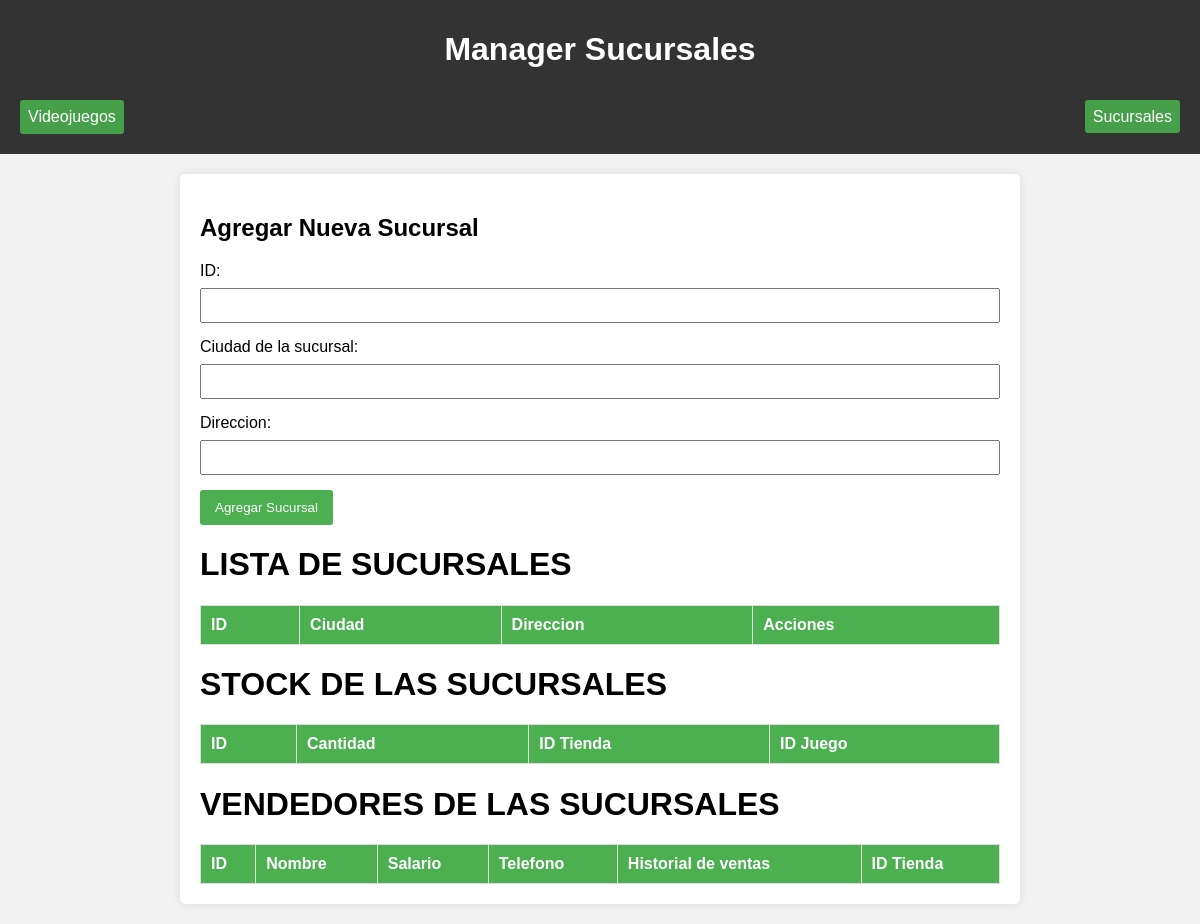
The page /sucursales.php on the database as committed earlier.
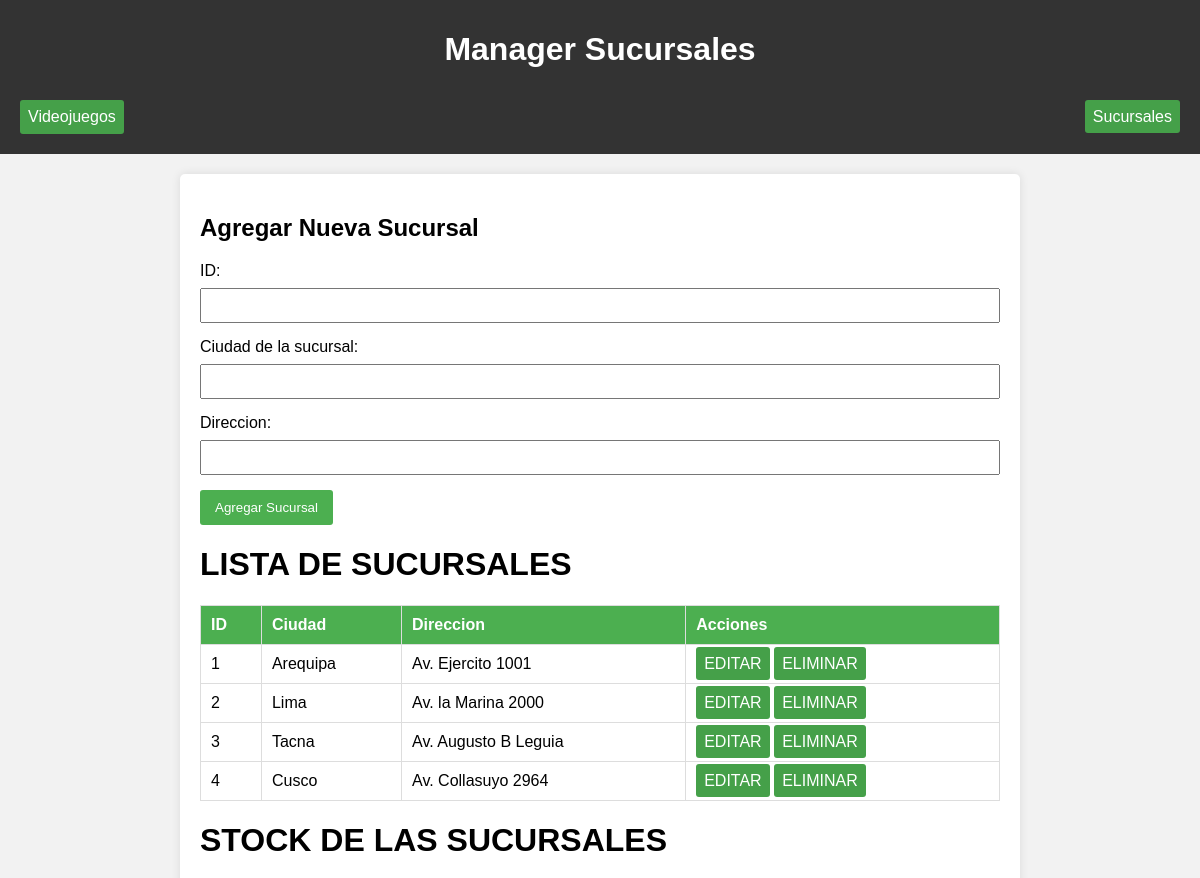
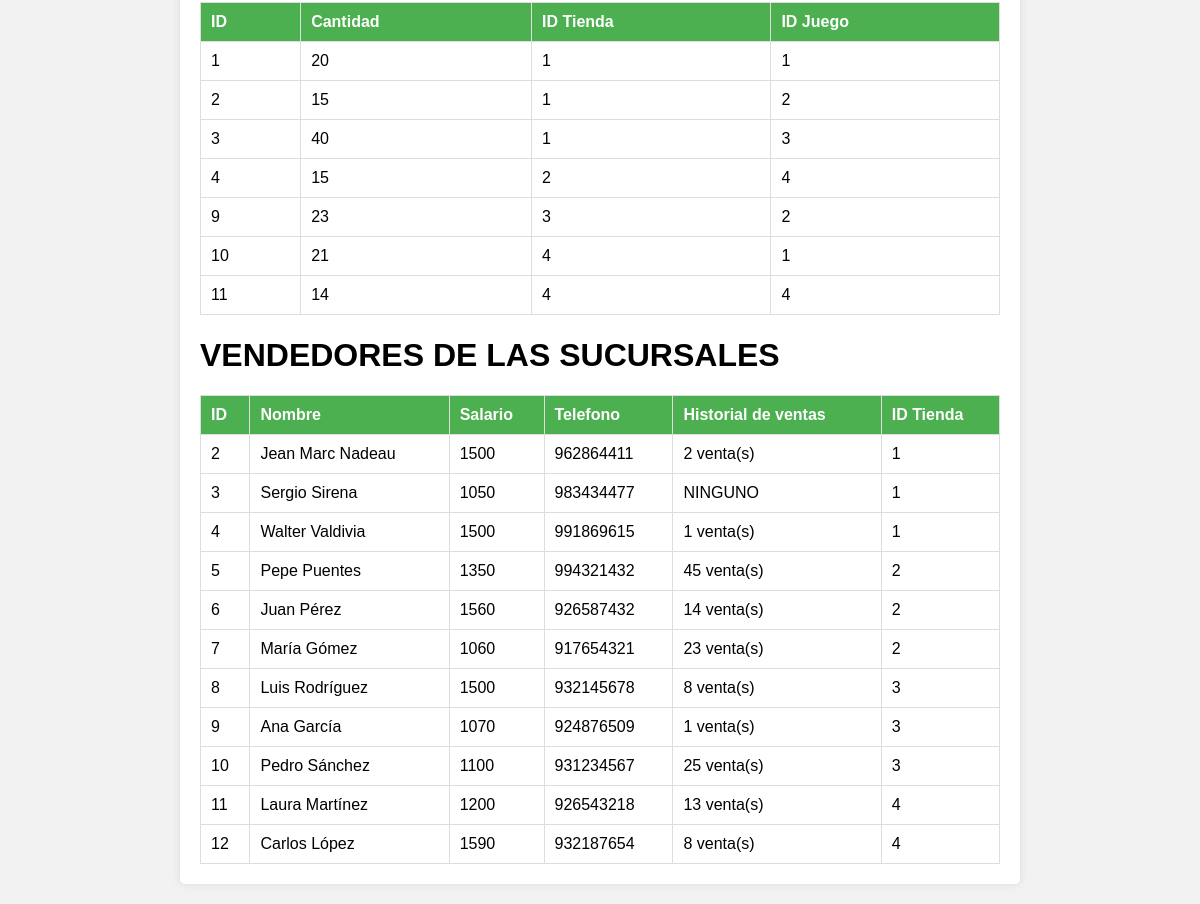
The same page on the database as committed later (2 pictures, top to bottom).
### tables this page shows
CREATE TABLE `tienda` (
  `id` int(11) NOT NULL,
  `ciudad` varchar(255) NOT NULL,
  `direccion` varchar(255) NOT NULL
);

CREATE TABLE `stock` (
  `id` int(11) NOT NULL,
  `cantidad` varchar(255) NOT NULL,
  `id_tienda` int(11) NOT NULL,
  `id_juego` int(11) NOT NULL
);

CREATE TABLE `vendedor` (
  `id_trabajador` int(11) NOT NULL,
  `historial_ventas` varchar(255) NOT NULL,
  `id_tienda` int(11) NOT NULL
);

CREATE TABLE `trabajador` (
  `id` int(11) NOT NULL,
  `nombre` varchar(255) NOT NULL,
  `salario` int(11) NOT NULL,
  `telefono` int(11) NOT NULL
);

### sucursales.php (the view, shortened to what this page needs)
<!DOCTYPE html>
<html lang="en">
<head>
</head>
<body>
    <header>
        <h1>Manager Sucursales</h1>
        <div class="menu">
        <?php echo "<a href='bienvenido.php?id="."'>Videojuegos</a>";?>
        <div><a href="sucursales.php">Sucursales</a></div>
            </div>
    </header>
    <main>
        <form action="Agregarsucursal.php" method="POST">
            <h2>Agregar Nueva Sucursal</h2>
            <label for="id">ID:</label>
            <input type="text" id="id" name="id" required>
            <label for="ciudad">Ciudad de la sucursal:</label>
            <input type="text" id="ciudad" name="ciudad" required>
            <label for="direccion">Direccion:</label>
            <input type="text" id="direccion" name="direccion" required>
            <button type="submit">Agregar Sucursal</button>
        </form>
    <?php
    include("conexion_be.php");
    $sql = "select * from tienda";
    $resultado = mysqli_query($conexion,$sql);
    ?>
    <H1>LISTA DE SUCURSALES</H1>
    <table>
        <thead>
            <tr>
                <th>ID</th>
                <th>Ciudad</th>
                <th>Direccion</th>
                <th>Acciones</th>
            </tr>
        </thead>
        <tbody>
            <?php
            while($filas = mysqli_fetch_assoc($resultado)){
                ?>
            <tr>
                <td><?php echo $filas['id']?></td>
                <td><?php echo $filas['ciudad']?></td>
                <td><?php echo $filas['direccion']?></td>
                <td>
                    <?php echo "<a href='editarSucursal.php?id=".$filas['id']."'>EDITAR</a>";?>
                    <?php echo "<a href='eliminarSucursal.php?id=".$filas['id']."' onclick='return confirmar()'>ELIMINAR</a>";?>
                </td>
            </tr>
            <?php
            }
            ?>
        </tbody>
    </table>
    <?php
    $sql1 = "select * from stock";
    $resultado1 = mysqli_query($conexion,$sql1);
    ?>
    <H1>STOCK DE LAS SUCURSALES</H1>
    <table>
        <thead>
            <tr>
                <th>ID</th>
                <th>Cantidad</th>
                <th>ID Tienda</th>
                <th>ID Juego</th>
            </tr>
        </thead>
        <tbody>
            <?php
            while($filas = mysqli_fetch_assoc($resultado1)){
                ?>
            <tr>
                <td><?php echo $filas['id']?></td>
                <td><?php echo $filas['cantidad']?></td>
                <td><?php echo $filas['id_tienda']?></td>
                <td><?php echo $filas['id_juego']?></td>
            </tr>
            <?php
            }
            ?>
        </tbody>
    </table>
    <?php
    $sql2 = "SELECT v.id_trabajador AS id, t.nombre AS nombre, t.salario AS salario,
            t.telefono AS telefono, v.historial_ventas, v.id_tienda
            FROM vendedor v
            JOIN trabajador t ON v.id_trabajador = t.id;";
    $resultado2 = mysqli_query($conexion,$sql2);
    ?>
    <H1>VENDEDORES DE LAS SUCURSALES</H1>
    <table>
        <thead>
            <tr>
                <th>ID</th>
                <th>Nombre</th>
                <th>Salario</th>
                <th>Telefono</th>
                <th>Historial de ventas</th>
                <th>ID Tienda</th>
            </tr>
        </thead>
        <tbody>
            <?php
            while($filas = mysqli_fetch_assoc($resultado2)){
                ?>
            <tr>
                <td><?php echo $filas['id']?></td>
                <td><?php echo $filas['nombre']?></td>
                <td><?php echo $filas['salario']?></td>
                <td><?php echo $filas['telefono']?></td>
                <td><?php echo $filas['historial_ventas']?></td>
                <td><?php echo $filas['id_tienda']?></td>
            </tr>
            <?php
            }
            ?>
        </tbody>
    </table>
    </main>
</body>
</html>

### sucursales.php (style rules this page uses)
a { text-decoration: none; cursor: pointer; background-color: #45a049; padding: 8px; color: white; border-radius: 3px; }
body { font-family: 'Arial', sans-serif; background-color: #f2f2f2; margin: 0; padding: 0; }
header { background-color: #333; color: white; text-align: center; padding: 10px; }
main { max-width: 800px; margin: 20px auto; background-color: white; padding: 20px; border-radius: 5px; box-shadow: 0 0 10px rgba(0, 0, 0, 0.1); }
form { margin-bottom: 20px; }
label { display: block; margin-bottom: 8px; }
input, select { width: 100%; padding: 8px; margin-bottom: 15px; box-sizing: border-box; }
button { background-color: #4caf50; color: white; padding: 10px 15px; border: none; border-radius: 3px; cursor: pointer; }
table { width: 100%; border-collapse: collapse; margin-top: 20px; }
th, td { border: 1px solid #ddd; padding: 10px; text-align: left; }
th { background-color: #4caf50; color: white; }
.menu { display: flex; justify-content: space-between; align-items: center; background-color: #333; padding: 10px; }

Rows that differ between the two databases and show on the page:
added tienda: id "1", ciudad "Arequipa", direccion "Av. Ejercito 1001"
added tienda: id "2", ciudad "Lima", direccion "Av. la Marina 2000"
added tienda: id "3", ciudad "Tacna", direccion "Av. Augusto B Leguia"
added tienda: id "4", ciudad "Cusco", direccion "Av. Collasuyo 2964"
added stock: id "1", cantidad "20", id_tienda "1", id_juego "1"
added stock: id "2", cantidad "15", id_tienda "1", id_juego "2"
added stock: id "3", cantidad "40", id_tienda "1", id_juego "3"
added stock: id "4", cantidad "15", id_tienda "2", id_juego "4"
added stock: id "9", cantidad "23", id_tienda "3", id_juego "2"
added stock: id "10", cantidad "21", id_tienda "4", id_juego "1"
added stock: id "11", cantidad "14", id_tienda "4", id_juego "4"
added vendedor: id_trabajador "2", id_trabajador.nombre "Jean Marc Nadeau", id_trabajador.salario "1500", id_trabajador.telefono "962864411", historial_ventas "2 venta(s)", id_tienda "1"
added vendedor: id_trabajador "3", id_trabajador.nombre "Sergio Sirena", id_trabajador.salario "1050", id_trabajador.telefono "983434477", historial_ventas "NINGUNO", id_tienda "1"
added vendedor: id_trabajador "4", id_trabajador.nombre "Walter Valdivia", id_trabajador.salario "1500", id_trabajador.telefono "991869615", historial_ventas "1 venta(s)", id_tienda "1"
added vendedor: id_trabajador "5", id_trabajador.nombre "Pepe Puentes", id_trabajador.salario "1350", id_trabajador.telefono "994321432", historial_ventas "45 venta(s)", id_tienda "2"
added vendedor: id_trabajador "6", id_trabajador.nombre "Juan Pérez", id_trabajador.salario "1560", id_trabajador.telefono "926587432", historial_ventas "14 venta(s)", id_tienda "2"
added vendedor: id_trabajador "7", id_trabajador.nombre "María Gómez", id_trabajador.salario "1060", id_trabajador.telefono "917654321", historial_ventas "23 venta(s)", id_tienda "2"
added vendedor: id_trabajador "8", id_trabajador.nombre "Luis Rodríguez", id_trabajador.salario "1500", id_trabajador.telefono "932145678", historial_ventas "8 venta(s)", id_tienda "3"
added vendedor: id_trabajador "9", id_trabajador.nombre "Ana García", id_trabajador.salario "1070", id_trabajador.telefono "924876509", historial_ventas "1 venta(s)", id_tienda "3"
added vendedor: id_trabajador "10", id_trabajador.nombre "Pedro Sánchez", id_trabajador.salario "1100", id_trabajador.telefono "931234567", historial_ventas "25 venta(s)", id_tienda "3"
added vendedor: id_trabajador "11", id_trabajador.nombre "Laura Martínez", id_trabajador.salario "1200", id_trabajador.telefono "926543218", historial_ventas "13 venta(s)", id_tienda "4"
added vendedor: id_trabajador "12", id_trabajador.nombre "Carlos López", id_trabajador.salario "1590", id_trabajador.telefono "932187654", historial_ventas "8 venta(s)", id_tienda "4"
